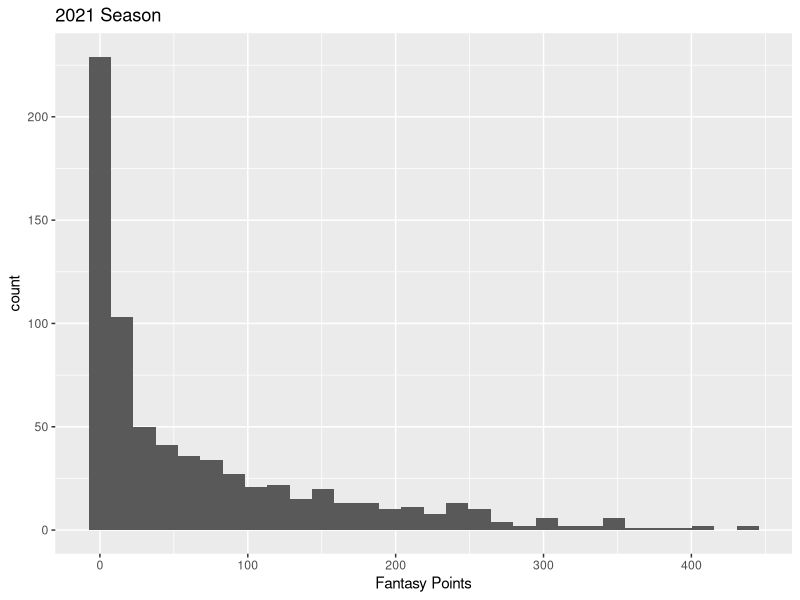
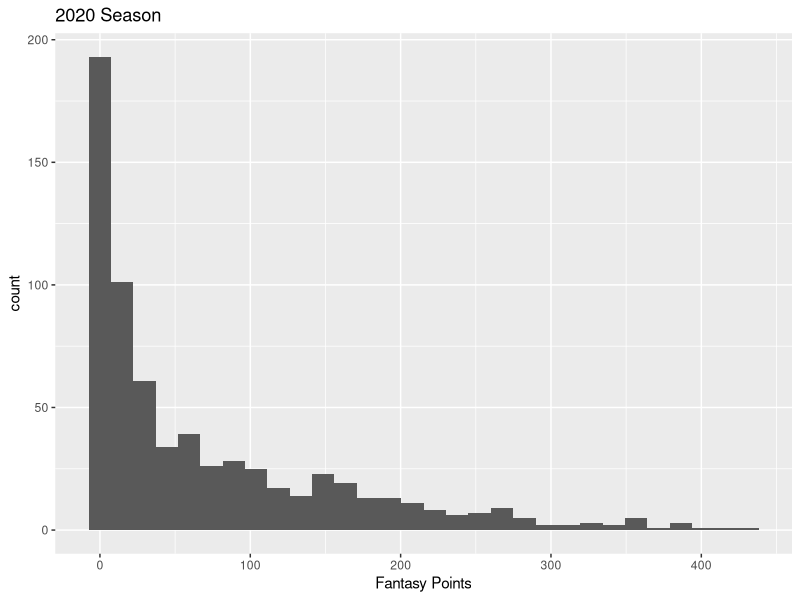
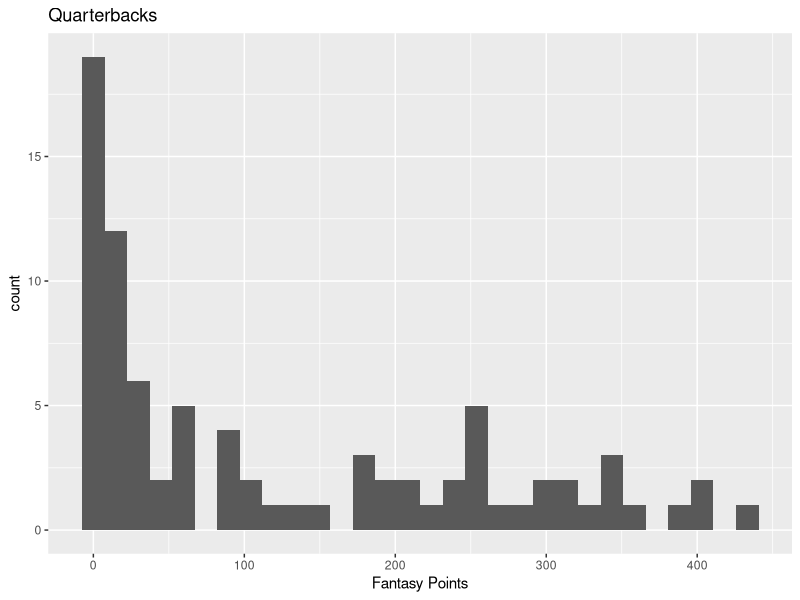
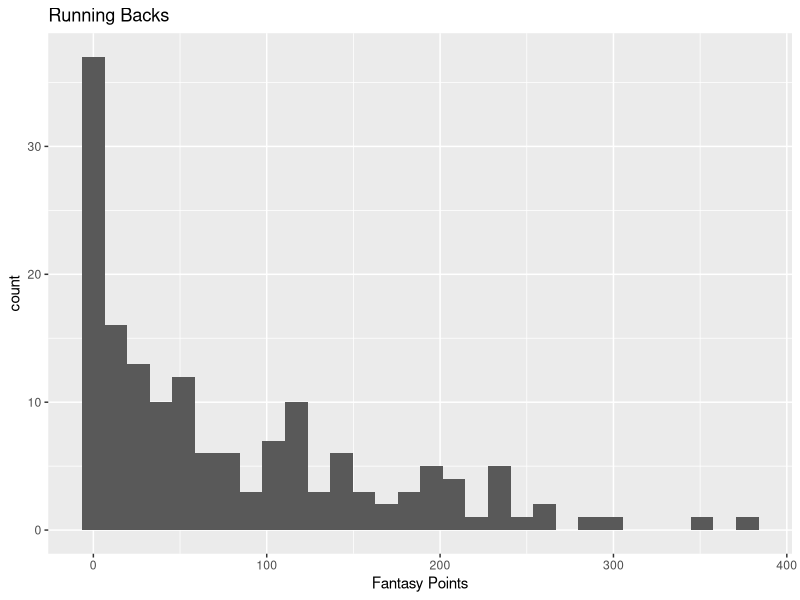
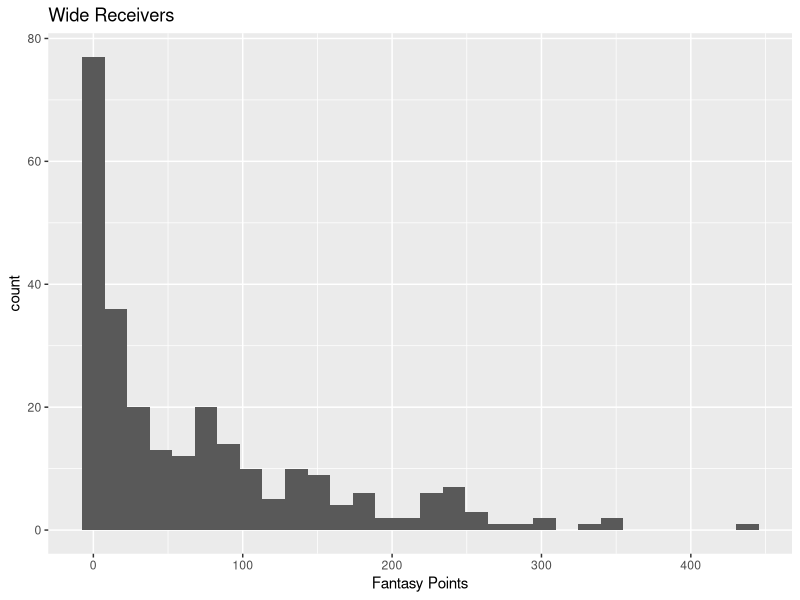
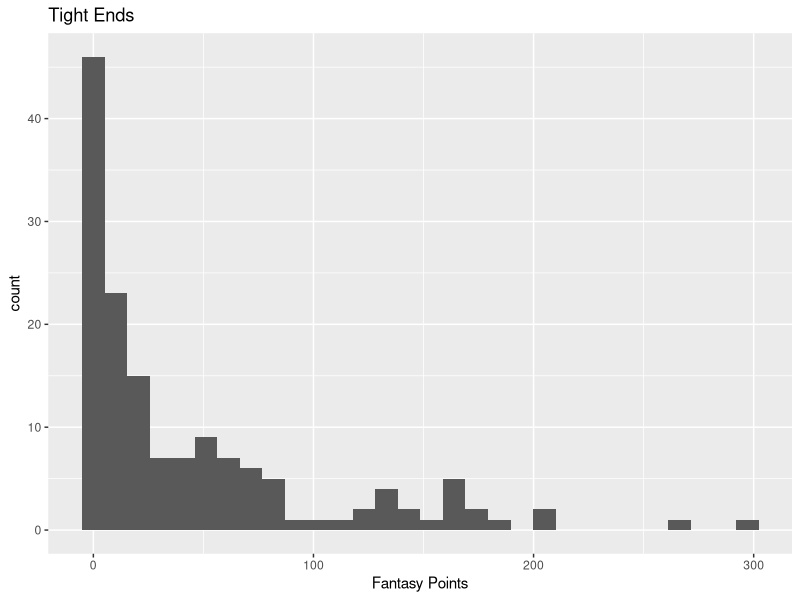
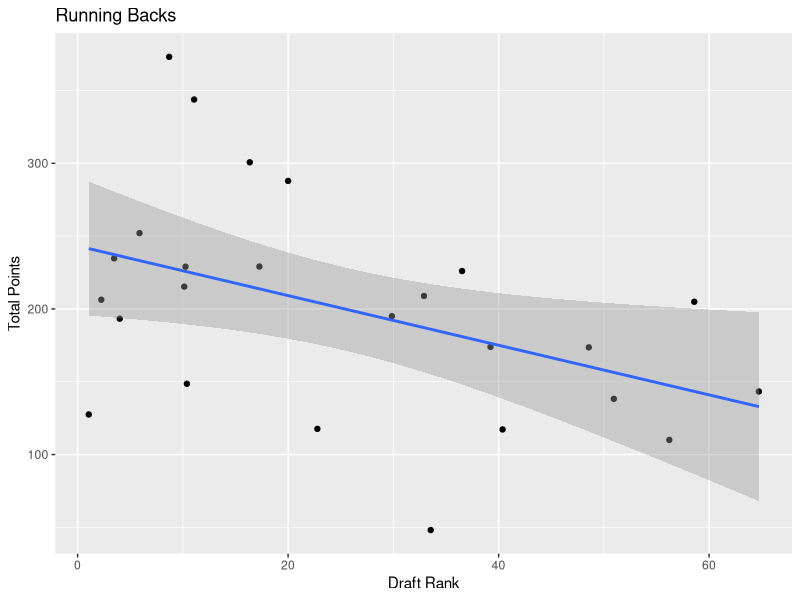
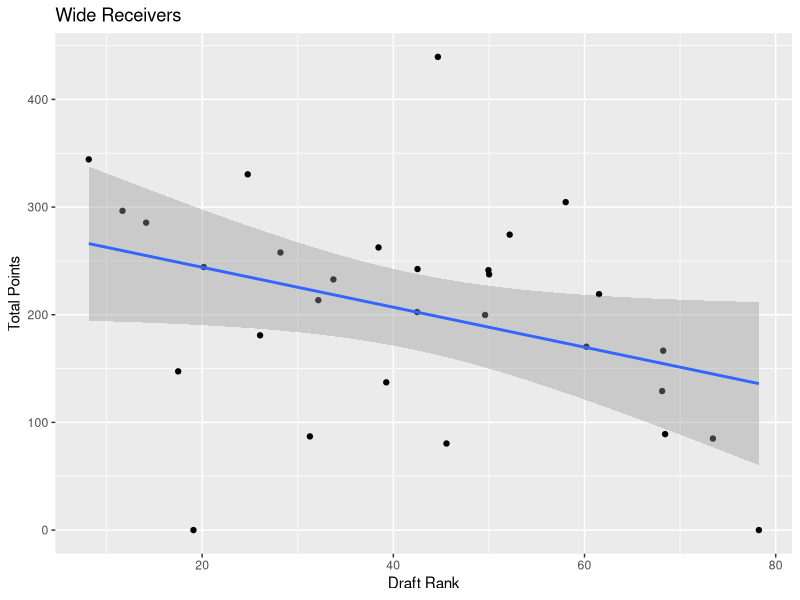

The R script that drew these images, in order:
## ---- chunk 1
knitr::opts_chunk$set(echo = TRUE)
knitr::opts_knit$set(root.dir = 'C:/Users/12486/DSC520/dsc520/final_project')
## ---- chunk 2
library(dplyr)
library(ggplot2)

df_2021 <- read.csv('data/nfl_pass_rush_receive_raw_data2021.csv')
df_2020 <- read.csv('data/nfl_pass_rush_receive_raw_data2020.csv')

df_2021 <- subset(df_2021, select = c(player, pos, pass_att, pass_yds, pass_td, pass_int, rush_att, rush_yds, rush_td, targets, rec, rec_yds, rec_td, fumbles_lost))

df_2020 <- subset(df_2020, select = c(player, pos, pass_att, pass_yds, pass_td, pass_int, rush_att, rush_yds, rush_td, targets, rec, rec_yds, rec_td, fumbles_lost))

# create fantasy points variable
df_2021$fantasy_points_PPR <- (df_2021$pass_yds*0.04 + df_2021$pass_td*4 +  df_2021$rush_yds*0.1 + df_2021$rush_td*6 + df_2021$rec + df_2021$rec_yds*0.1 + df_2021$rec_td*6)

df_2020$fantasy_points_PPR <- (df_2020$pass_yds*0.04 + df_2020$pass_td*4 +  df_2020$rush_yds*0.1 + df_2020$rush_td*6 + df_2020$rec + df_2020$rec_yds*0.1 + df_2020$rec_td*6)

# group by player
grouped_2021 <- df_2021 %>% group_by(player) %>% 
  summarize(fantasy_points_PPR = sum(fantasy_points_PPR))

grouped_2020 <- df_2020 %>% group_by(player) %>% 
  summarize(fantasy_points_PPR = sum(fantasy_points_PPR))

(ggplot(grouped_2021, aes(fantasy_points_PPR)) + geom_histogram(bins=30) + ggtitle('2021 Season') + xlab('Fantasy Points'))
(ggplot(grouped_2020, aes(fantasy_points_PPR)) + geom_histogram(bins=30) + ggtitle('2020 Season') + xlab('Fantasy Points'))
## ---- chunk 3
# group by position
QB_2021 <- df_2021[df_2021$pos == 'QB',] %>% group_by(player) %>% 
  summarize(fantasy_points_PPR = sum(fantasy_points_PPR))

RB_2021 <- df_2021[df_2021$pos == 'RB',]%>% group_by(player) %>% 
  summarize(fantasy_points_PPR = sum(fantasy_points_PPR))

WR_2021 <- df_2021[df_2021$pos == 'WR',] %>% group_by(player) %>% 
  summarize(fantasy_points_PPR = sum(fantasy_points_PPR))

TE_2021 <- df_2021[df_2021$pos == 'TE',] %>% group_by(player) %>% 
  summarize(fantasy_points_PPR = sum(fantasy_points_PPR))

# plots and summary
(ggplot(QB_2021, aes(fantasy_points_PPR)) + geom_histogram(bins=30) + ggtitle('Quarterbacks') + xlab('Fantasy Points'))
print(paste('Mean:', mean(QB_2021$fantasy_points_PPR)))
print(paste('Median:', median(QB_2021$fantasy_points_PPR)))
print(paste('SD:', sd(QB_2021$fantasy_points_PPR)))
print(paste('Skew:',(3*(mean(QB_2021$fantasy_points_PPR) - median(QB_2021$fantasy_points_PPR)) / sd(QB_2021$fantasy_points_PPR))))


(ggplot(RB_2021, aes(fantasy_points_PPR)) + geom_histogram(bins=30) + ggtitle('Running Backs') + xlab('Fantasy Points'))
print(paste('Mean:', mean(RB_2021$fantasy_points_PPR)))
print(paste('Median:', median(RB_2021$fantasy_points_PPR)))
print(paste('SD:', sd(RB_2021$fantasy_points_PPR)))
print(paste('Skew:',(3*(mean(RB_2021$fantasy_points_PPR) - median(RB_2021$fantasy_points_PPR)) / sd(RB_2021$fantasy_points_PPR))))

(ggplot(WR_2021, aes(fantasy_points_PPR)) + geom_histogram(bins=30) + ggtitle('Wide Receivers') + xlab('Fantasy Points'))
print(paste('Mean:', mean(WR_2021$fantasy_points_PPR)))
print(paste('Median:', median(WR_2021$fantasy_points_PPR)))
print(paste('SD:', sd(WR_2021$fantasy_points_PPR)))
print(paste('Skew:',(3*(mean(WR_2021$fantasy_points_PPR) - median(WR_2021$fantasy_points_PPR)) / sd(WR_2021$fantasy_points_PPR))))

(ggplot(TE_2021, aes(fantasy_points_PPR)) + geom_histogram(bins=30) + ggtitle('Tight Ends') + xlab('Fantasy Points'))
print(paste('Mean:', mean(TE_2021$fantasy_points_PPR)))
print(paste('Median:', median(TE_2021$fantasy_points_PPR)))
print(paste('SD:', sd(TE_2021$fantasy_points_PPR)))
print(paste('Skew:',(3*(mean(TE_2021$fantasy_points_PPR) - median(TE_2021$fantasy_points_PPR)) / sd(TE_2021$fantasy_points_PPR))))

## ---- chunk 4
# Import data
draft_df <- read.csv('data/nfl-adp-All.csv', skip=1)
draft_df <- subset(draft_df, select = c(Rank, Name, Pos, Fantrax, Status, fp_PPR))

# getting top 25 rb and top 30 wr
draft_RB <- draft_df[draft_df$Pos=='RB',]
draft_RB <- subset(draft_RB, select=c(Name, Fantrax, fp_PPR))
draft_RB <- head(draft_RB, 25)

draft_WR <- draft_df[draft_df$Pos=='WR',]
draft_WR <- subset(draft_WR, select=c(Name, Fantrax, fp_PPR))
draft_WR <- head(draft_WR, 30)
## ---- chunk 5
library(ggplot2)
# Running Backs
(ggplot(draft_RB, aes(x=as.numeric(Fantrax), y=fp_PPR)) + geom_point() + 
    geom_smooth(method='lm', formula=y~x) + xlab('Draft Rank') + 
  ylab('Total Points') + ggtitle('Running Backs'))
rb_lm <- lm(fp_PPR ~ as.numeric(Fantrax), draft_RB)
print(paste('R Squared:',summary(rb_lm)$r.squared))
print(paste('Pearson\'s r:', cor(as.numeric(draft_RB$Fantrax), draft_RB$fp_PPR, method='pearson')))

# Wide Receivers
(ggplot(draft_WR, aes(x=as.numeric(Fantrax), y=fp_PPR)) + geom_point() + 
    geom_smooth(method='lm', formula=y~x) + xlab('Draft Rank') + 
  ylab('Total Points') + ggtitle('Wide Receivers'))
wr_lm <- lm(fp_PPR ~ as.numeric(Fantrax), draft_WR)
print(paste('R Squared:',summary(wr_lm)$r.squared))
print(paste('Pearson\'s r:', cor(as.numeric(draft_WR$Fantrax), draft_WR$fp_PPR, method='pearson')))

## ---- chunk 6
rb_resid <- resid(rb_lm)
(ggplot(as.data.frame(rb_resid), aes(x=1:nrow(as.data.frame(rb_resid)) , y=rb_resid)) + 
    geom_point() + xlab('Index') + ylab('Residuals') + ggtitle('Running Backs'))
print(paste('Shapiro Test:',shapiro.test(rb_resid)))


wr_resid <- resid(wr_lm)
(ggplot(as.data.frame(wr_resid), aes(x=1:nrow(as.data.frame(wr_resid)) , y=wr_resid)) + 
    geom_point() + xlab('Index')  + ylab('Residuals')  + ggtitle('Wide Receivers'))
print(paste('Shapiro Test:',shapiro.test(wr_resid)))

